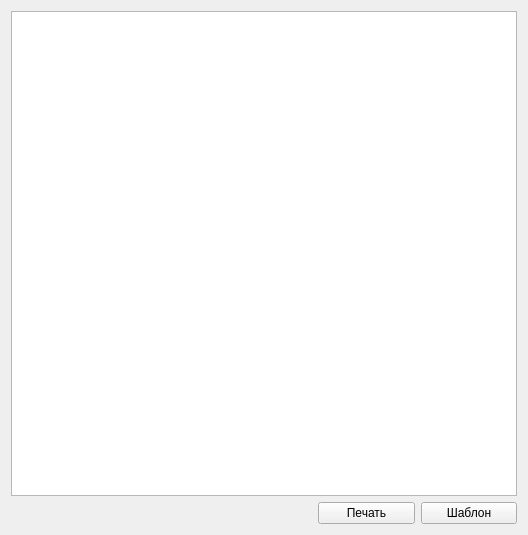
<?xml version="1.0" encoding="UTF-8"?>
<ui version="4.0">
 <class>EventFeedPage</class>
 <widget class="QWidget" name="EventFeedPage">
  <property name="geometry">
   <rect>
    <x>0</x>
    <y>0</y>
    <width>528</width>
    <height>535</height>
   </rect>
  </property>
  <property name="windowTitle">
   <string>Form</string>
  </property>
  <layout class="QGridLayout" name="gridLayout">
   <item row="0" column="0" colspan="5">
    <widget class="CFeedInDocTableView" name="tblFeed">
     <property name="selectionMode">
      <enum>QAbstractItemView::ExtendedSelection</enum>
     </property>
     <property name="selectionBehavior">
      <enum>QAbstractItemView::SelectRows</enum>
     </property>
    </widget>
   </item>
   <item row="1" column="1">
    <widget class="QLabel" name="lblCreateDate">
     <property name="text">
      <string/>
     </property>
    </widget>
   </item>
   <item row="1" column="2">
    <widget class="QLabel" name="lblModifyDate">
     <property name="text">
      <string/>
     </property>
    </widget>
   </item>
   <item row="1" column="3">
    <widget class="QPushButton" name="btnFeedPrint">
     <property name="enabled">
      <bool>true</bool>
     </property>
     <property name="text">
      <string>Печать</string>
     </property>
    </widget>
   </item>
   <item row="1" column="4">
    <widget class="QPushButton" name="btnGetMenu">
     <property name="enabled">
      <bool>true</bool>
     </property>
     <property name="text">
      <string>Шаблон</string>
     </property>
    </widget>
   </item>
  </layout>
 </widget>
 <customwidgets>
  <customwidget>
   <class>CFeedInDocTableView</class>
   <extends>QTableView</extends>
   <header>Events/EventFeedModel.h</header>
  </customwidget>
 </customwidgets>
 <resources/>
 <connections/>
</ui>
